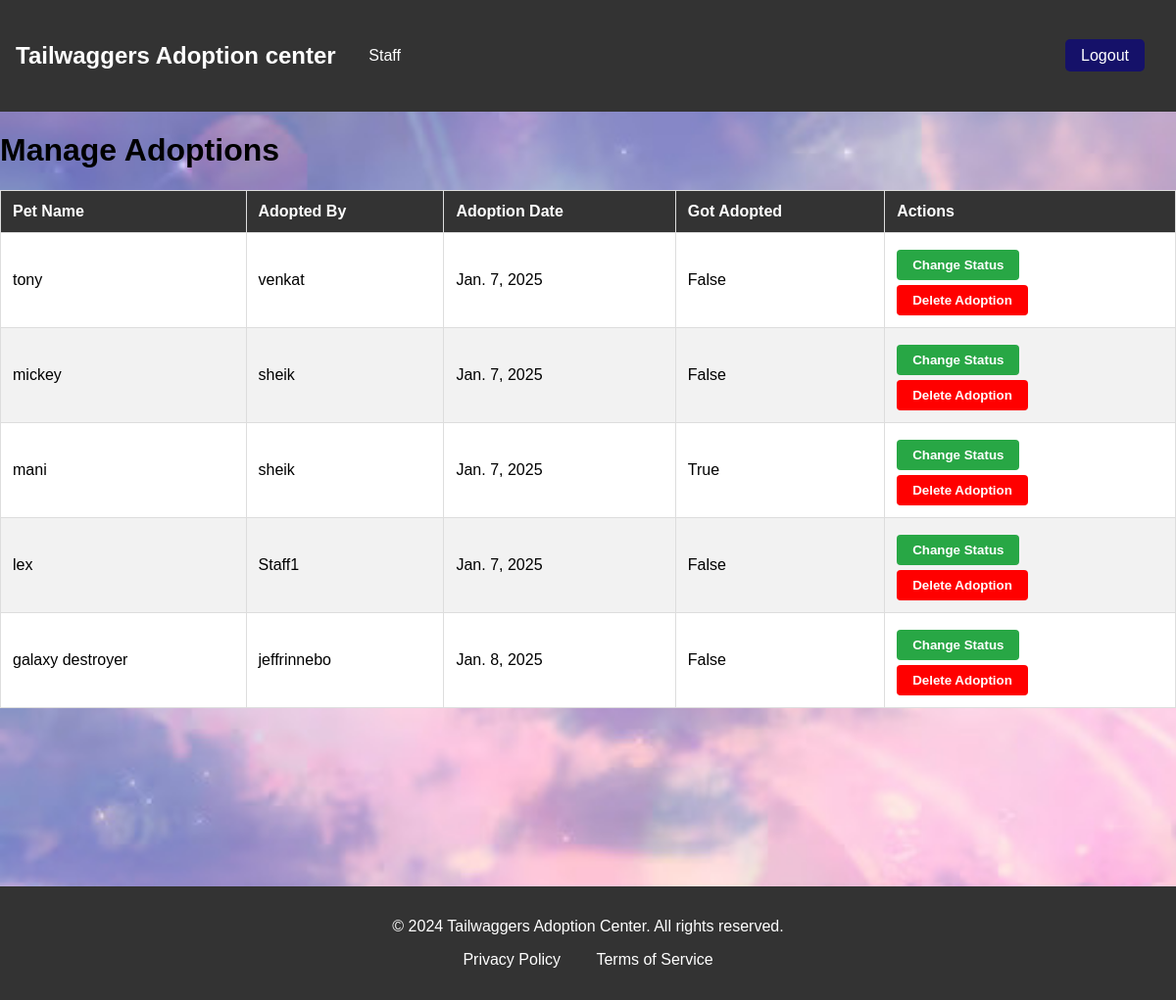
The app's page /manage_adoptions/ (signed in), older data.
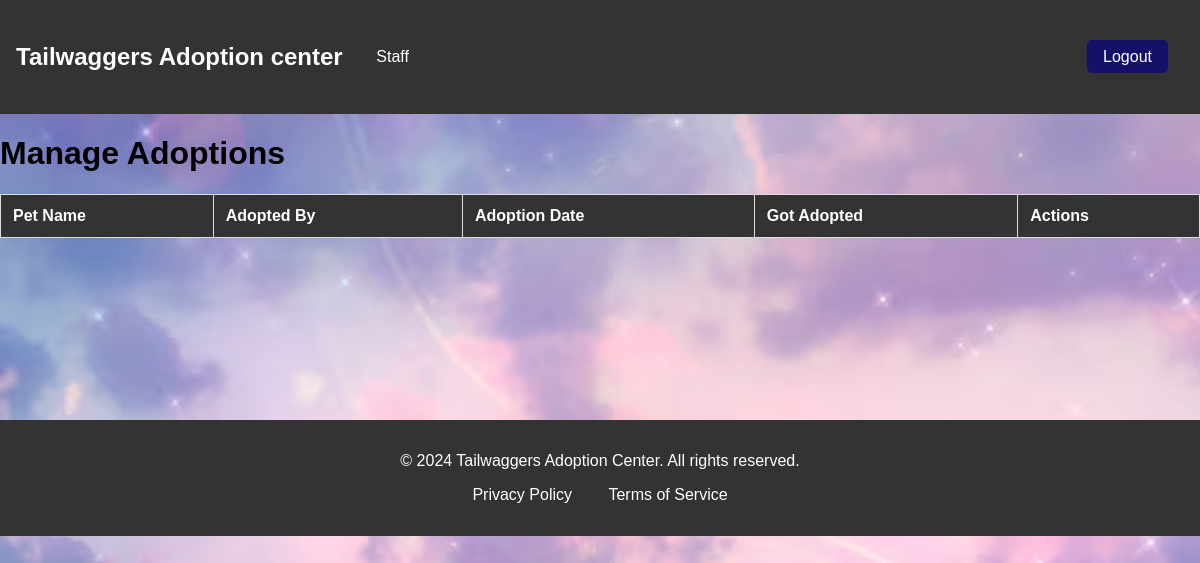
The same page, newer data.
### webpage/models.py (models this page shows, shortened)
class adoption(models.Model):
    pet =models.ForeignKey(pet,on_delete=models.CASCADE,default=1)
    customer =models.ForeignKey(User,on_delete=models.CASCADE,default=1)
    address =models.CharField(max_length=100)
    phone =models.CharField(max_length=15)
    city = models.CharField(max_length=20,blank=True)
    state = models.CharField(max_length=20,blank=True)
    zipcode =models.CharField(max_length=15,blank=True)
    declaration =models.BooleanField(default=False)
    date =models.DateField(default=datetime.datetime.today)
    status =models.BooleanField(default=False)

class pet(models.Model):
    SIZE_CHOICES = [ ('small', 'Small'), ('medium', 'Medium'), ('large', 'Large'), ]
    GENDER_CHOICES =[("female","Female"),("male","Male")]
    name=models.CharField(max_length=50)
    age=models.CharField(max_length=20)
    breed=models.ForeignKey(breed,on_delete=models.CASCADE,default=1)
    gender=models.CharField(max_length=10,choices=GENDER_CHOICES ,default='male')
    description = models.TextField(max_length=300,blank=True)
    size = models.CharField(max_length=10, choices=SIZE_CHOICES, default='medium')
    vaccinations = models.BooleanField(default=False)
    spayed_neutered = models.BooleanField(default=False)
    medical_conditions = models.CharField(max_length=100, blank=True)
    image=models.ImageField(upload_to=("upload/image/"))
    is_adopted=models.BooleanField(default=False)
    class Meta:
        permissions = [("can_add_pet","can add pet")]

### webpage/views.py (the view, shortened to what this page needs)
# urls.py: path('manage_adoptions/', views.manage_adoptions, name='manage_adoptions'),
@user_passes_test(lambda u: u.is_staff)
def manage_adoptions(request):
    adoptions = Adoption.objects.all()
    return render(request, "manage_adoptions.html", {"adoptions": adoptions})

### webpage/templates/manage_adoptions.html (shortened to what this page needs)
{% extends 'base.html' %}
{% block content %}
    <h1>Manage Adoptions</h1>
    <table>
        <thead>
            <tr>
                <th>Pet Name</th>
                <th>Adopted By</th>
                <th>Adoption Date</th>
                <th>Got Adopted</th>
                <th>Actions</th>
            </tr>
        </thead>
        <tbody>
            {% for adoption in adoptions %}
            <tr>
                <td>{{ adoption.pet.name }}</td>
                <td>{{ adoption.customer.username }}</td>
                <td>{{ adoption.date }}</td>
                <td>{{ adoption.status }}</td>
                <td>
                    <form method="post" action="{% url 'manage_adoptions' %}">
                        <button type="submit" class="update-btn">Change Status</button>
                    </form>
                    <form method="post" action="{% url 'manage_adoptions' %}">
                        <button type="submit" class="delete-btn">Delete Adoption</button>
                    </form>
                </td>
            </tr>
            {% endfor %}
        </tbody>
    </table>
    <br><br><br><br><br><br><br><br><br>
{% endblock %}

Row changes from the older to the newer data that the page shows:
removed adoption: pet.name "tony", customer.username "venkat", date "Jan. 7, 2025", status "False"
removed adoption: pet.name "mickey", customer.username "sheik", date "Jan. 7, 2025", status "False"
removed adoption: pet.name "mani", customer.username "sheik", date "Jan. 7, 2025", status "True"
removed adoption: pet.name "lex", customer.username "Staff1", date "Jan. 7, 2025", status "False"
removed adoption: pet.name "galaxy destroyer", customer.username "jeffrinnebo", date "Jan. 8, 2025", status "False"
